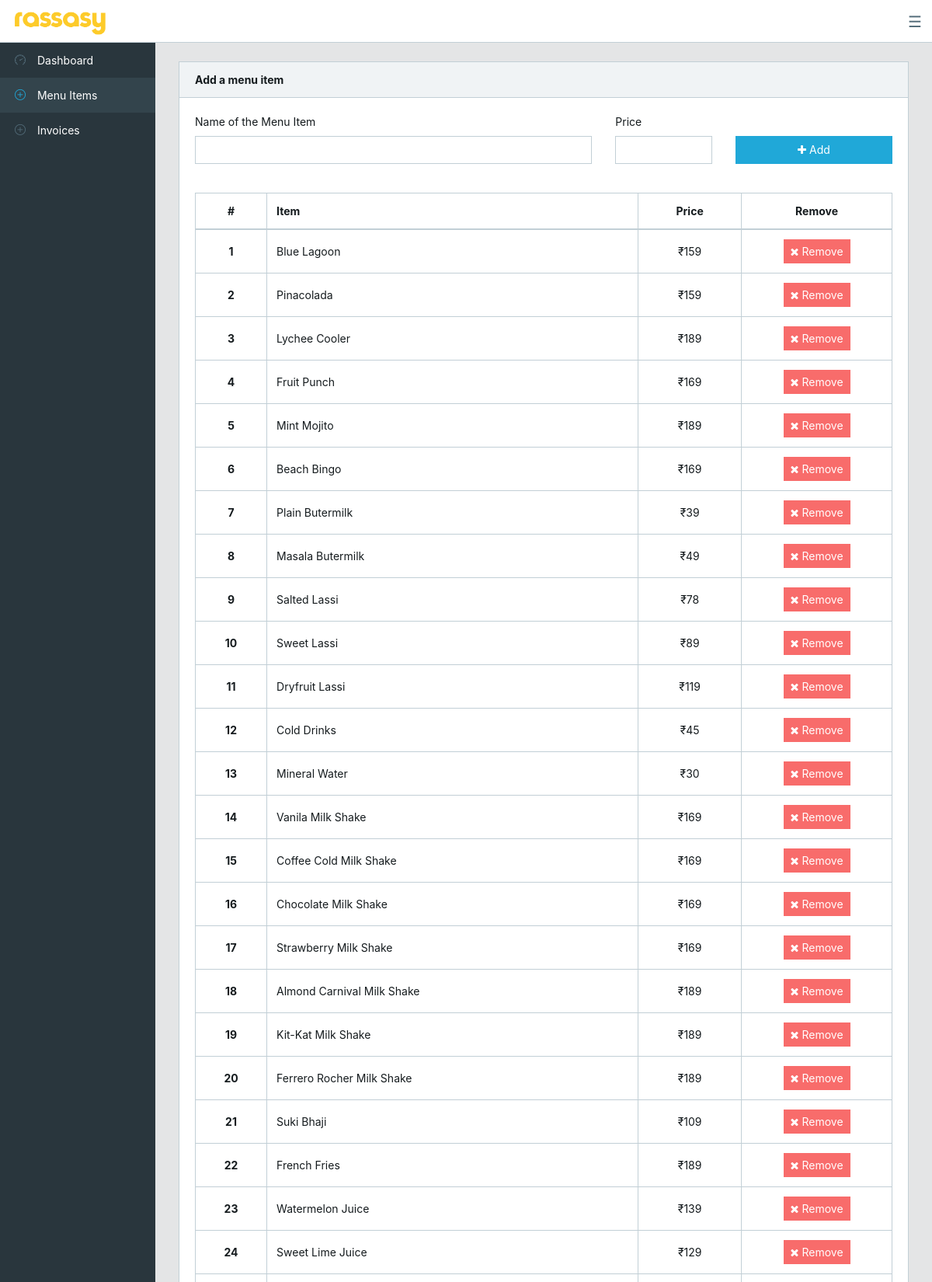
Screenshot of /trash/add-menu-item.php (signed in, upper part) with the database file from the repository.
### tables this page shows
CREATE TABLE `menu_items` (
  `mi_id` int(11) NOT NULL,
  `mi_title` text NOT NULL,
  `mi_amount` varchar(11) NOT NULL,
  `mi_isActive` tinyint(1) NOT NULL DEFAULT 1
);

### trash/add-menu-item.php (the view, shortened to what this page needs)
<?php require_once('inc/common.php');
$q = "SELECT * FROM menu_items";
$res = mysqli_query($conn, $q);
?><!DOCTYPE html>
<html lang="en">
<head>
    <link href="css/font-awesome.min.css" rel="stylesheet">
    <link href="css/simple-line-icons.css" rel="stylesheet">
    <link href="https://cdnjs.cloudflare.com/ajax/libs/select2/4.0.3/css/select2.min.css" rel="stylesheet" />
    <link href="css/style.css" rel="stylesheet">
</head>
<body class="app header-fixed sidebar-fixed aside-menu-fixed aside-menu-hidden">
    <header class="app-header navbar">
        <a class="navbar-brand" href="#"></a>
        <button class="navbar-toggler sidebar-minimizer d-md-down-none" type="button">☰</button>
    </header>
    <div class="app-body">
        <?php require_once('inc/sidebar.php'); ?>
        <main class="main" id="app">
            <div class="container-fluid mt-4" >
                <div class="row">
                    <div class="col-sm-12">
                            <div class="card">
                                <div class="card-header">
                                    <strong>Add a menu item</strong>
                                </div>
                                <div class="card-block">
                                    <form action="process_add-menu-item.php" method="post" id="addItemForm" >
                                        <div class="row">
                                            <div class="col-sm-7">
                                                <div class="form-group">
                                                    <label for="title">Name of the Menu Item</label>
                                                    <input type="text" id="title" name="title" class="form-control" tabindex="1" required>
                                                </div>
                                            </div>
                                            <div class="col-sm-2">
                                                <div class="form-group">
                                                    <label for="price">Price</label>
                                                    <input type="number" id="price" name="price" class="form-control" tabindex="2"  required>
                                                </div>
                                            </div>
                                            <div class="col-sm-3">
                                                <div class="form-group">
                                                    <label for="">&nbsp;</label>
                                                    <button type="submit" id="addButton" class="btn btn-primary btn-block" tabindex="3" >
                                                        <i class="fa fa-plus"></i>
                                                        Add
                                                    </button>
                                                </div>
                                            </div>
                                        </div>
                                    </form>
                                    <?php if(isset($_SESSION['message'])){
                                            if(!isset($_SESSION['messageClass'])){
                                                $_SESSION['messageClass'] = 'primary';
                                            }
                                        echo '
                                            <div class="alert alert-'.$_SESSION['messageClass'].' alert-dismissible fade show" role="alert">
                                                <button type="button" class="close" data-dismiss="alert" aria-label="Close">
                                                    <span aria-hidden="true">&times;</span>
                                                </button>
                                                '.$_SESSION['message'].'
                                            </div>
                                        ';
                                        unset($_SESSION['message']);
                                        unset($_SESSION['messageClass']);
                                    } else {
                                        echo '<br>';
                                    } ?>
                                    <table id="allItemsTable" class="table table-hover table-bordered text-center">
                                        <thead>
                                            <tr>
                                            <th class="text-center w-10">#</th>
                                            <th class="text-left w-60">Item</th>
                                            <th class="text-center w-20">Price</th>
                                            <th class="text-center w-10">Remove</th>
                                            </tr>
                                        </thead>
                                        <tbody>
                                            <?php
                                                $index = 1;
                                                while($row = mysqli_fetch_assoc($res)){
                                                    echo '
                                                    <tr>
                                                    <td class="align-middle"><strong>'.$index++.'</strong></td>
                                                    <td class="text-left align-middle">'. $row["mi_title"] .'</td>
                                                    <td class="align-middle">₹'. $row["mi_amount"] .'</td>
                                                    <td class="align-middle">
                                                        <a href="delete_menu-item.php?id='. $row["mi_id"] .'" class="btn btn-sm btn-danger" onclick="return confirm(\'Are you Sure? This action cannot be undone.\')">
                                                            <i class="fa fa-remove"></i>
                                                            Remove
                                                        </a>
                                                    </td>
                                                    </tr>
                                                    ';
                                                }
                                            ?>
                                        </tbody>
                                    </table>
                                    <br>
                                </div>
                            </div>
                    </div>
                </div>
            </div>
            <br>
            <br>
            <br>
            <br>
            <br>
            <br>
            <br>
            <br>
            <br>
        </main>
    </div>
</body>
</html>

### rows the page displays
menu_items: mi_title "Blue Lagoon", mi_amount "159"
menu_items: mi_title "Pinacolada", mi_amount "159"
menu_items: mi_title "Lychee Cooler", mi_amount "189"
menu_items: mi_title "Fruit Punch", mi_amount "169"
menu_items: mi_title "Mint Mojito", mi_amount "189"
menu_items: mi_title "Beach Bingo", mi_amount "169"
menu_items: mi_title "Plain Butermilk", mi_amount "39"
menu_items: mi_title "Masala Butermilk", mi_amount "49"
menu_items: mi_title "Salted Lassi", mi_amount "78"
menu_items: mi_title "Sweet Lassi", mi_amount "89"
menu_items: mi_title "Dryfruit Lassi", mi_amount "119"
menu_items: mi_title "Cold Drinks", mi_amount "45"
menu_items: mi_title "Mineral Water", mi_amount "30"
menu_items: mi_title "Vanila Milk Shake", mi_amount "169"
menu_items: mi_title "Coffee Cold Milk Shake", mi_amount "169"
menu_items: mi_title "Chocolate Milk Shake", mi_amount "169"
menu_items: mi_title "Strawberry Milk Shake", mi_amount "169"
menu_items: mi_title "Almond Carnival Milk Shake", mi_amount "189"
menu_items: mi_title "Kit-Kat Milk Shake", mi_amount "189"
menu_items: mi_title "Ferrero Rocher Milk Shake", mi_amount "189"
menu_items: mi_title "Suki Bhaji", mi_amount "109"
menu_items: mi_title "French Fries", mi_amount "189"
menu_items: mi_title "Watermelon Juice", mi_amount "139"
menu_items: mi_title "Sweet Lime Juice", mi_amount "129"
